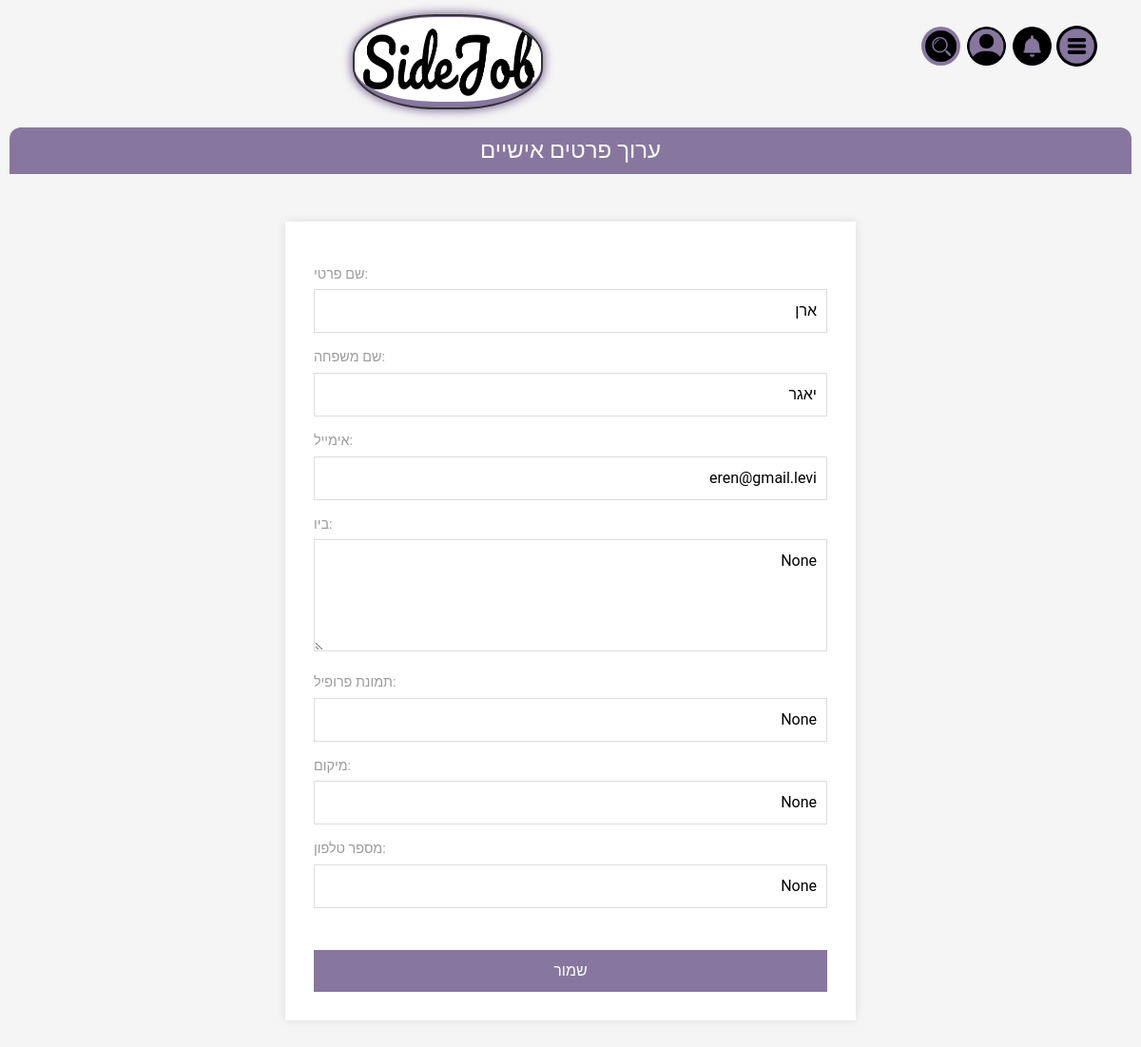
Page /edit_user (signed in) on the committed database.
### app.py (models this page shows)
class User(db.Model):
    id = db.Column(db.Integer, primary_key=True)
    username = db.Column(db.String(64), unique=True, nullable=False)
    password_hash = db.Column(db.String(128), nullable=False)
    email = db.Column(db.String(120), unique=True, nullable=False)
    first_name = db.Column(db.String(60), nullable=False)
    last_name = db.Column(db.String(60), nullable=False)
    user_profile = db.relationship('Profile', back_populates='user', uselist=False)
    hires = db.relationship('CrewMemberHire', backref='customer', lazy='dynamic')
    is_crew_member = db.Column(db.Boolean, default=False)
    crew_member = db.relationship('CrewMember', back_populates='user', uselist=False)

class Profile(db.Model):
    id = db.Column(db.Integer, primary_key=True)
    user_id = db.Column(db.Integer, db.ForeignKey('user.id'), nullable=False)
    user = db.relationship('User', back_populates='user_profile')
    bio = db.Column(db.String(300), nullable=True)
    profile_picture = db.Column(db.String(100), nullable=True)
    location = db.Column(db.String(100), nullable=True)
    phone_number = db.Column(db.String(20), nullable=True)

### app.py (the view)
@app.route('/edit_user', methods=['GET', 'POST'])
def edit_user():
    if 'user_id' not in session:
        return redirect(url_for('login'))
    user = User.query.get(session['user_id'])
    if not user:
        flash('User not found.', 'danger')
        return redirect(url_for('index'))
    if request.method == 'POST':
        user.first_name = request.form['first_name']
        user.last_name = request.form['last_name']
        user.email = request.form['email']
        user.user_profile.bio = request.form['bio']
        user.user_profile.profile_picture = request.form['profile_picture']
        user.user_profile.location = request.form['location']
        user.user_profile.phone_number = request.form['phone_number']
        db.session.commit()
        flash('User information updated successfully!', 'success')
        return redirect(url_for('index'))
    else:
        return render_template('edit_user.html', current_user=user)

### templates/edit_user.html (shortened to what this page needs)
{% extends 'base.html' %}
{% block content %}
<h4>ערוך פרטים אישיים</h4>
  <form method="POST" action="{{ url_for('edit_user') }}">
    <label for="first_name">:שם פרטי</label>
    <input type="text" id="first_name" name="first_name" value="{{ current_user.first_name }}" required><br>
    <label for="last_name">:שם משפחה</label>
    <input type="text" id="last_name" name="last_name" value="{{ current_user.last_name }}" required><br>
    <label for="email">:אימייל</label>
    <input type="email" id="email" name="email" value="{{ current_user.email }}" required><br>
    <label for="bio">:ביו</label>
    <textarea id="bio" name="bio" rows="4">{{ current_user.user_profile.bio }}</textarea><br>
    <label for="profile_picture">:תמונת פרופיל</label>
    <input type="text" id="profile_picture" name="profile_picture" value="{{ current_user.user_profile.profile_picture }}"><br>
    <label for="location">:מיקום</label>
    <input type="text" id="location" name="location" value="{{ current_user.user_profile.location }}"><br>
    <label for="phone_number">:מספר טלפון</label>
    <input type="text" id="phone_number" name="phone_number" value="{{ current_user.user_profile.phone_number }}"><br><br>
    <input type="submit" value="שמור">
  </form>
{% endblock %}

### templates/base.html (style rules this page uses)
body { padding: 0vw; margin: 10px; box-sizing: border-box; padding-top: 50px; }

### templates/edit_user.html (style rules this page uses)
body { font-family: 'Roboto', sans-serif; background-color: #f5f5f5; }
form { max-width: 600px; margin: 50px auto; padding: 30px; background-color: #fff; box-shadow: 0px 0px 10px 0px rgba(0,0,0,0.1); direction: rtl; }
label { display: block; margin: 15px 0 5px; color: #9b9b9b; font-size: 0.9em; }
input, textarea { width: 100%; padding: 10px; border: 1px solid #ddd; box-sizing: border-box; font-size: 1em; }
input[type="submit"] { background-color: #87779F; color: white; cursor: pointer; border: none; margin-top: 20px; }
h4 { padding: 10px 25px; margin-top: 50px; background: #87779F; color: #fff; border-radius: 12px 12px 0 0; text-align: center; }

### rows in the picture
User: first_name "ארן", last_name "יאגר", email "eren@gmail.levi"
Profile: bio "None", profile_picture "None", location "None", phone_number "None"
